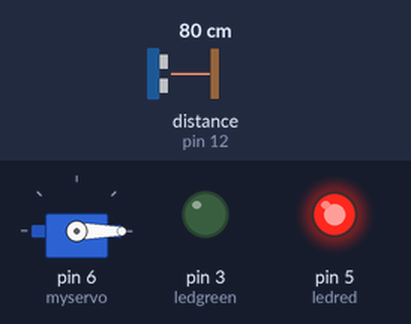
Bench run of a sketch on a simulated Arduino Uno, built with avr-gcc and run on an emulated ATmega328P. Shown: servo, output pins drawn as LEDs (lit = HIGH). Wiring (inferred from the names in the program): ultrasonic range finder: trigger pin 11; echo pin 12. The inputs (shaded band) are chosen by the test bench; at power-on: distance to the obstacle (sensor on pin 12) 80 cm. The echo pulse lasts 58.3 µs per cm; pins used as bus, display or sensor lines are not drawn.

Above: at 1.2 s.
1.3 s: distance to the obstacle (sensor on pin 12) set to 73 cm
2.8 s: distance to the obstacle (sensor on pin 12) set to 65 cm
At 3.8 s:
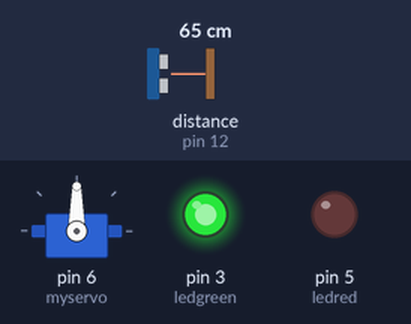
4.3 s: distance to the obstacle (sensor on pin 12) set to 120 cm
At 6.3 s:
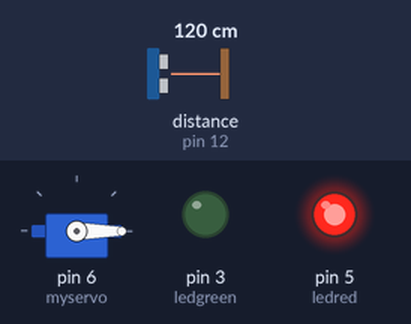
7.3 s: distance to the obstacle (sensor on pin 12) set to 2 cm
At 8.4 s:
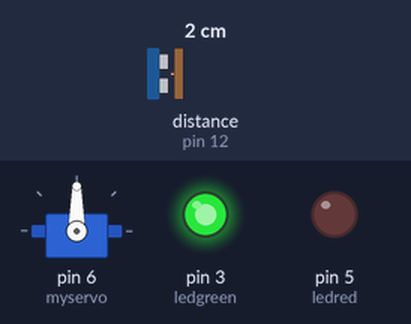
Timing chart, 0 to 9.8 s (numbered marks = the images above; inputs shaded):
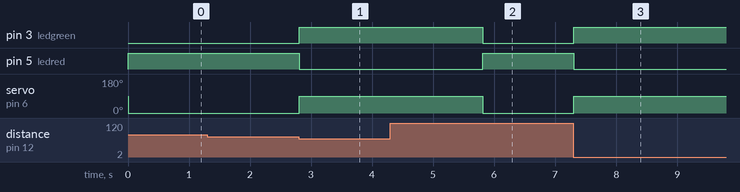

Measured:
- the behaviour switches between 70 and 69 cm on distance to the obstacle (sensor on pin 12) (found by bisection; images 0 and 1)
- after the input at 1.3 s, every drawn part: stays the same
- after the input at 2.8 s, pin 3 (ledgreen): LOW → HIGH at once; pin 5 (ledred): HIGH → LOW at once; servo on pin 6 (myservo): 0° → 90° at once
- after the input at 4.3 s, pin 3 (ledgreen): HIGH → LOW after 1.5 s; pin 5 (ledred): LOW → HIGH after 1.5 s; servo on pin 6 (myservo): 90° → 0° after 1.5 s
- after the input at 7.3 s, pin 3 (ledgreen): LOW → HIGH at once; pin 5 (ledred): HIGH → LOW at once; servo on pin 6 (myservo): 0° → 90° at once

The sketch:

sensor_led_servo.ino
```cpp
#include <Servo.h>
Servo myservo;
const int echo = 12;
const int trig = 11;
const int ledgreen = 3;
const int ledred = 5;

void setup() {

  myservo.attach(6);
  pinMode(echo, INPUT);
  pinMode(trig, OUTPUT);
  pinMode(ledgreen, OUTPUT);
  pinMode(ledred, OUTPUT);
  Serial.begin(9600);
}

void loop() {
  long duration, cm;
  digitalWrite(trig, LOW);
  delayMicroseconds(2);
  digitalWrite(trig, HIGH);
  delayMicroseconds(5);
  digitalWrite(trig, LOW);

  duration = pulseIn(echo, HIGH);

  cm = microsecondsToCentimetres(duration);

  if(cm < 70) {
    myservo.write(90);
    digitalWrite(ledgreen, HIGH);
    digitalWrite(ledred, LOW);
    delay(3000);
  } else {
    myservo.write(0);
    digitalWrite(ledgreen, LOW);
    digitalWrite(ledred, HIGH);
  }
}
long microsecondsToCentimetres(long mircoseconds) {

  return mircoseconds / 29 / 2;
}
```
